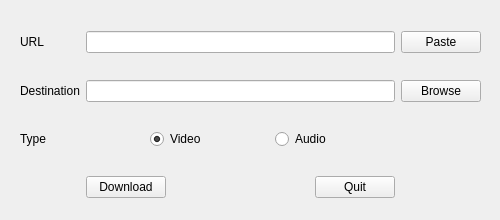
<?xml version="1.0" encoding="UTF-8"?>
<ui version="4.0">
 <class>Form</class>
 <widget class="QWidget" name="Form">
  <property name="geometry">
   <rect>
    <x>0</x>
    <y>0</y>
    <width>500</width>
    <height>220</height>
   </rect>
  </property>
  <property name="windowTitle">
   <string>YouTube Downloader</string>
  </property>
  <widget class="QWidget" name="gridLayoutWidget">
   <property name="geometry">
    <rect>
     <x>20</x>
     <y>10</y>
     <width>461</width>
     <height>211</height>
    </rect>
   </property>
   <layout class="QGridLayout" name="gridLayout">
    <item row="2" column="1">
     <layout class="QHBoxLayout" name="horizontalLayout">
      <item>
       <spacer name="horizontalSpacer_2">
        <property name="orientation">
         <enum>Qt::Horizontal</enum>
        </property>
        <property name="sizeHint" stdset="0">
         <size>
          <width>40</width>
          <height>20</height>
         </size>
        </property>
       </spacer>
      </item>
      <item>
       <widget class="QRadioButton" name="videoRadio">
        <property name="text">
         <string>Video</string>
        </property>
        <property name="checked">
         <bool>true</bool>
        </property>
       </widget>
      </item>
      <item>
       <spacer name="horizontalSpacer_4">
        <property name="orientation">
         <enum>Qt::Horizontal</enum>
        </property>
        <property name="sizeHint" stdset="0">
         <size>
          <width>40</width>
          <height>20</height>
         </size>
        </property>
       </spacer>
      </item>
      <item>
       <widget class="QRadioButton" name="audioRadio">
        <property name="text">
         <string>Audio</string>
        </property>
       </widget>
      </item>
      <item>
       <spacer name="horizontalSpacer_3">
        <property name="orientation">
         <enum>Qt::Horizontal</enum>
        </property>
        <property name="sizeHint" stdset="0">
         <size>
          <width>40</width>
          <height>20</height>
         </size>
        </property>
       </spacer>
      </item>
     </layout>
    </item>
    <item row="3" column="1">
     <layout class="QHBoxLayout" name="horizontalLayout_2">
      <item>
       <layout class="QHBoxLayout" name="horizontalLayout_3">
        <item>
         <widget class="QPushButton" name="downloadButton">
          <property name="text">
           <string>Download</string>
          </property>
         </widget>
        </item>
        <item>
         <spacer name="horizontalSpacer">
          <property name="orientation">
           <enum>Qt::Horizontal</enum>
          </property>
          <property name="sizeHint" stdset="0">
           <size>
            <width>40</width>
            <height>20</height>
           </size>
          </property>
         </spacer>
        </item>
        <item>
         <widget class="QPushButton" name="quitButton">
          <property name="text">
           <string>Quit</string>
          </property>
         </widget>
        </item>
       </layout>
      </item>
     </layout>
    </item>
    <item row="1" column="2">
     <widget class="QPushButton" name="browseButton">
      <property name="text">
       <string>Browse</string>
      </property>
     </widget>
    </item>
    <item row="0" column="2">
     <widget class="QPushButton" name="pasteButton">
      <property name="text">
       <string>Paste</string>
      </property>
     </widget>
    </item>
    <item row="0" column="1">
     <widget class="QLineEdit" name="urlEdit"/>
    </item>
    <item row="2" column="0">
     <widget class="QLabel" name="typeLabel">
      <property name="text">
       <string>Type</string>
      </property>
     </widget>
    </item>
    <item row="0" column="0">
     <widget class="QLabel" name="urlLabel">
      <property name="text">
       <string>URL</string>
      </property>
     </widget>
    </item>
    <item row="1" column="0">
     <widget class="QLabel" name="destLabel">
      <property name="text">
       <string>Destination</string>
      </property>
     </widget>
    </item>
    <item row="1" column="1">
     <widget class="QLineEdit" name="destEdit"/>
    </item>
   </layout>
  </widget>
 </widget>
 <resources/>
 <connections/>
</ui>
